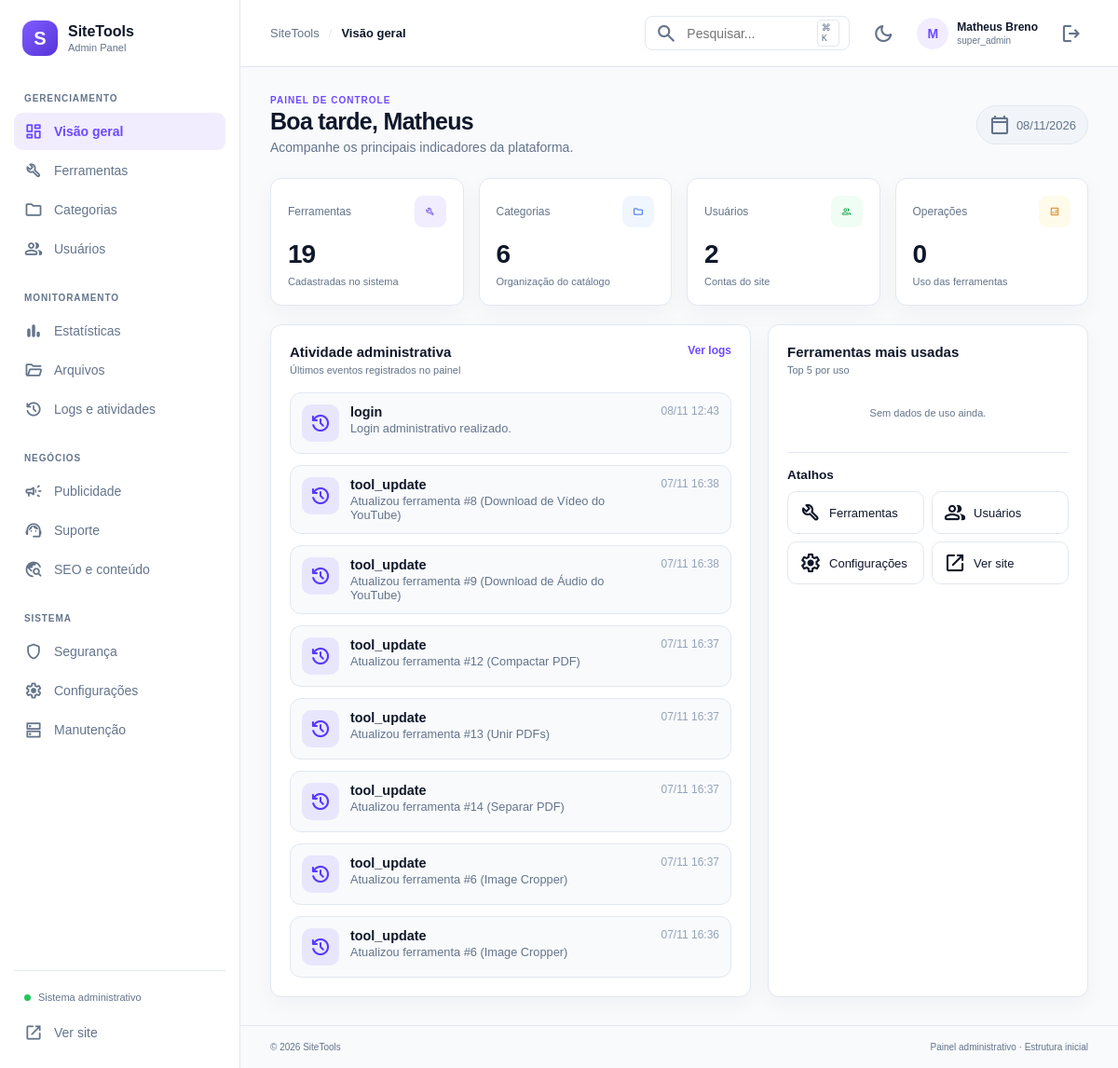
/admin/index.php (signed in), run on the app's committed database.
### tables this page shows
CREATE TABLE IF NOT EXISTS `admin_activity_logs` (
  `id` bigint UNSIGNED NOT NULL AUTO_INCREMENT,
  `admin_user_id` bigint UNSIGNED DEFAULT NULL,
  `action` varchar(100) NOT NULL,
  `description` varchar(500) DEFAULT NULL,
  `ip_address` varchar(45) DEFAULT NULL,
  `created_at` datetime NOT NULL DEFAULT CURRENT_TIMESTAMP,
  PRIMARY KEY (`id`),
  KEY `idx_admin_activity_created` (`created_at`),
  KEY `idx_admin_activity_user` (`admin_user_id`)
);

### admin/includes/helpers.php (called while the page is built, shortened)
<?php
function e(?string $value): string
{
    return htmlspecialchars($value ?? '', ENT_QUOTES | ENT_SUBSTITUTE, 'UTF-8');
}
function admin_url(string $path = ''): string
{
    return rtrim(BASE_URL, '/') . '/admin/' . ltrim($path, '/');
}

### admin/includes/auth.php (called while the page is built, shortened)
<?php
function current_admin(): array
{
    return $_SESSION['admin'] ?? [];
}

### admin/pages/dashboard.php (the view, shortened to what this page needs)
<?php
$stats = [
    'tools' => 0,
    'categories' => 0,
    'admins' => 0,
    'operations' => 0,
    'users' => 0,
];
$recent = [];
$topTools = [];
try {
    $pdo = db();
    $stats['tools'] = (int) $pdo->query('SELECT COUNT(*) FROM tools')->fetchColumn();
    try {
        $stats['categories'] = (int) $pdo->query('SELECT COUNT(*) FROM categories')->fetchColumn();
    } catch (Throwable) {
        $stats['categories'] = 0;
    }
    $stats['admins'] = (int) $pdo->query('SELECT COUNT(*) FROM admin_users')->fetchColumn();
    try {
        $stats['operations'] = (int) $pdo->query('SELECT COUNT(*) FROM tool_usage')->fetchColumn();
    } catch (Throwable) {
        $stats['operations'] = 0;
    }
    try {
        $stats['users'] = (int) $pdo->query('SELECT COUNT(*) FROM users')->fetchColumn();
    } catch (Throwable) {
        $stats['users'] = 0;
    }
    try {
        $recent = $pdo->query(
            'SELECT action, description, created_at FROM admin_activity_logs ORDER BY id DESC LIMIT 8'
        )->fetchAll();
    } catch (Throwable) {
        $recent = [];
    }
    try {
        $topTools = $pdo->query(
            'SELECT t.name, COUNT(u.id) AS total
             FROM tool_usage u
             INNER JOIN tools t ON t.id = u.tool_id
             GROUP BY t.id, t.name
             ORDER BY total DESC
             LIMIT 5'
        )->fetchAll();
    } catch (Throwable) {
        $topTools = [];
    }
} catch (Throwable $exception) {
    $dbError = true;
    error_log('[SiteTools dashboard] ' . $exception->getMessage());
}
$admin = current_admin();
$hour = (int) date('G');
$greeting = $hour < 12 ? 'Bom dia' : ($hour < 18 ? 'Boa tarde' : 'Boa noite');
?>
<div class="page-heading">
    <div>
        <p class="eyebrow">PAINEL DE CONTROLE</p>
        <h1><?= e($greeting) ?>, <?= e(explode(' ', $admin['name'] ?? 'Admin')[0]) ?></h1>
        <p class="muted">Acompanhe os principais indicadores da plataforma.</p>
    </div>
    <span class="date-chip">
        <span class="material-symbols-rounded">calendar_today</span>
        <?= date('d/m/Y') ?>
    </span>
</div>
<section class="stats-grid">
    <article class="stat-card">
        <div class="stat-top">
            <span>Ferramentas</span>
            <span class="stat-icon purple">build</span>
        </div>
        <strong><?= number_format($stats['tools'], 0, ',', '.') ?></strong>
        <small>Cadastradas no sistema</small>
    </article>
    <article class="stat-card">
        <div class="stat-top">
            <span>Categorias</span>
            <span class="stat-icon blue">folder</span>
        </div>
        <strong><?= number_format($stats['categories'], 0, ',', '.') ?></strong>
        <small>Organização do catálogo</small>
    </article>
    <article class="stat-card">
        <div class="stat-top">
            <span>Usuários</span>
            <span class="stat-icon green">group</span>
        </div>
        <strong><?= number_format($stats['users'], 0, ',', '.') ?></strong>
        <small>Contas do site</small>
    </article>
    <article class="stat-card">
        <div class="stat-top">
            <span>Operações</span>
            <span class="stat-icon orange">analytics</span>
        </div>
        <strong><?= number_format($stats['operations'], 0, ',', '.') ?></strong>
        <small>Uso das ferramentas</small>
    </article>
</section>
<section class="dashboard-grid">
    <article class="panel panel-large">
        <div class="panel-heading">
            <div>
                <h2>Atividade administrativa</h2>
                <p class="muted">Últimos eventos registrados no painel</p>
            </div>
            <a class="panel-link" href="<?= e(admin_url('index.php?page=logs')) ?>">Ver logs</a>
        </div>
        <?php if (!$recent): ?>
            <div class="empty-state">
                <span class="material-symbols-rounded">inbox</span>
                <p>Nenhuma atividade registrada ainda.</p>
            </div>
        <?php else: ?>
            <ul class="activity-list">
                <?php foreach ($recent as $row): ?>
                    <li>
                        <div class="activity-icon">
                            <span class="material-symbols-rounded">history</span>
                        </div>
                        <div class="activity-body">
                            <strong><?= e((string) ($row['action'] ?? '')) ?></strong>
                            <p><?= e((string) ($row['description'] ?? '')) ?></p>
                        </div>
                        <time datetime="<?= e((string) ($row['created_at'] ?? '')) ?>">
                            <?= e(isset($row['created_at']) ? date('d/m H:i', strtotime((string) $row['created_at'])) : '') ?>
                        </time>
                    </li>
                <?php endforeach; ?>
            </ul>
        <?php endif; ?>
    </article>
    <article class="panel">
        <div class="panel-heading">
            <div>
                <h2>Ferramentas mais usadas</h2>
                <p class="muted">Top 5 por uso</p>
            </div>
        </div>
        <?php if (!$topTools): ?>
            <div class="empty-state compact">
                <p>Sem dados de uso ainda.</p>
            </div>
        <?php endif; ?>
        <div class="quick-actions">
            <h3>Atalhos</h3>
            <div class="quick-actions__grid">
                <a href="<?= e(admin_url('index.php?page=tools')) ?>">
                    <span class="material-symbols-rounded">build</span> Ferramentas
                </a>
                <a href="<?= e(admin_url('index.php?page=users')) ?>">
                    <span class="material-symbols-rounded">group</span> Usuários
                </a>
                <a href="<?= e(admin_url('index.php?page=settings')) ?>">
                    <span class="material-symbols-rounded">settings</span> Configurações
                </a>
                <a href="<?= e(BASE_URL . '/') ?>" target="_blank" rel="noopener">
                    <span class="material-symbols-rounded">open_in_new</span> Ver site
                </a>
            </div>
        </div>
    </article>
</section>

### admin/assets/css/admin.css (style rules this page uses)
:root { --bg:#f8fafc;--surface:#fff;--surface-2:#f1f5f9;--text:#0f172a;--muted:#64748b;--border:#e2e8f0;--primary:#6d4aff;--primary-soft:#f1edff;--success:#16a34a;--warning:#d97706;--danger:#dc2626;--sidebar-width:258px;--shadow:0 8px 24px rgba(15,23,42,.04) }
* { box-sizing:border-box }
body { margin:0;background:var(--bg);color:var(--text);font-family:"DM Sans",Arial,sans-serif;font-size:14px }
a { color:inherit;text-decoration:none }
.material-symbols-rounded { font-variation-settings:"FILL" 0,"wght" 450,"GRAD" 0,"opsz" 24 }
.page-heading { display:flex;align-items:center;justify-content:space-between;margin-bottom:25px }
.page-heading h1 { font-size:25px;letter-spacing:-.7px;margin:3px 0 5px }
.eyebrow { font-size:10px;letter-spacing:.1em;font-weight:700;color:var(--primary);margin:0 }
.muted { color:var(--muted);margin:0 }
.date-chip { padding:9px 12px;background:var(--surface);border:1px solid var(--border);border-radius:8px;color:var(--muted);font-size:12px }
.stats-grid { display:grid;grid-template-columns:repeat(4,minmax(0,1fr));gap:16px;margin-bottom:20px }
.stat-card,.panel { background:var(--surface);border:1px solid var(--border);border-radius:12px;box-shadow:var(--shadow) }
.stat-card { padding:18px }
.stat-top { display:flex;align-items:center;justify-content:space-between;color:var(--muted);font-size:12px }
.stat-card>strong { display:block;font-size:28px;letter-spacing:-1px;margin:13px 0 4px }
.stat-card>small { font-size:11px;color:var(--muted) }
.stat-icon { font-family:"Material Symbols Rounded";width:34px;height:34px;display:grid;place-items:center;border-radius:9px }
.stat-icon.purple { color:#7654e8;background:#f1edff }
.stat-icon.blue { color:#2563eb;background:#eff6ff }
.stat-icon.green { color:#16a34a;background:#f0fdf4 }
.stat-icon.orange { color:#d97706;background:#fffbeb }
.dashboard-grid { display:grid;grid-template-columns:minmax(0,1.5fr) minmax(280px,1fr);gap:18px }
.panel { padding:20px }
.panel-heading { display:flex;justify-content:space-between;align-items:flex-start;margin-bottom:18px }
.panel-heading h2 { font-size:15px;margin:0 0 5px }
.panel-heading p { font-size:11px }
.panel-heading>a { color:var(--primary);font-size:12px;font-weight:600 }
.activity-list { display:grid }
.empty-state { text-align:center;padding:35px 15px;color:var(--muted) }
.empty-state p { font-size:11px;margin:0 }

### admin/assets/css/dashboard-extra.css (style rules this page uses)
.activity-list { list-style: none; margin: 0; padding: 0; display: grid; gap: 12px; }
.activity-list li { display: grid; grid-template-columns: 40px 1fr auto; gap: 12px; align-items: start; padding: 12px; border-radius: 12px; background: var(--admin-surface-2, #F8FAFC); border: 1px solid var(--admin-border, #E2E8F0); }
.activity-icon { display: grid; place-items: center; width: 40px; height: 40px; border-radius: 10px; background: rgb(89 56 255 / 10%); color: #5938FF; }
.activity-body strong { display: block; font-size: 0.9rem; }
.activity-body p { margin: 2px 0 0; font-size: 0.8rem; color: #64748B; }
.activity-list time { font-size: 0.75rem; color: #94A3B8; white-space: nowrap; }
.quick-actions { margin-top: 20px; padding-top: 16px; border-top: 1px solid var(--admin-border, #E2E8F0); }
.quick-actions h3 { margin: 0 0 10px; font-size: 0.85rem; }
.quick-actions__grid { display: grid; grid-template-columns: 1fr 1fr; gap: 8px; }
.quick-actions__grid a { display: flex; align-items: center; gap: 8px; padding: 10px 12px; border-radius: 10px; border: 1px solid var(--admin-border, #E2E8F0); text-decoration: none; color: inherit; font-size: 0.8125rem; font-weight: 500; }
.empty-state { text-align: center; padding: 32px 16px; color: #64748B; }
.empty-state.compact { padding: 16px; }
.date-chip { display: inline-flex; align-items: center; gap: 6px; padding: 8px 12px; border-radius: 999px; background: var(--admin-surface-2, #F1F5F9); font-size: 0.8125rem; font-weight: 500; }
.panel-link { font-size: 0.875rem; font-weight: 600; color: #5938FF; text-decoration: none; }

### data on the page
admin_activity_logs: action "login", description "Login administrativo realizado.", created_at "08/11 12:43"
admin_activity_logs: action "tool_update", description "Atualizou ferramenta #8 (Download de Vídeo do YouTube)", created_at "07/11 16:38"
admin_activity_logs: action "tool_update", description "Atualizou ferramenta #9 (Download de Áudio do YouTube)", created_at "07/11 16:38"
admin_activity_logs: action "tool_update", description "Atualizou ferramenta #12 (Compactar PDF)", created_at "07/11 16:37"
admin_activity_logs: action "tool_update", description "Atualizou ferramenta #13 (Unir PDFs)", created_at "07/11 16:37"
admin_activity_logs: action "tool_update", description "Atualizou ferramenta #14 (Separar PDF)", created_at "07/11 16:37"
admin_activity_logs: action "tool_update", description "Atualizou ferramenta #6 (Image Cropper)", created_at "07/11 16:37"
admin_activity_logs: action "tool_update", description "Atualizou ferramenta #6 (Image Cropper)", created_at "07/11 16:36"

### other printed values
$groupName "GERENCIAMENTO"
$label "Visão geral"
$label "Ferramentas"
$label "Categorias"
$label "Usuários"
$groupName "MONITORAMENTO"
$label "Estatísticas"
$label "Arquivos"
$label "Logs e atividades"
$groupName "NEGÓCIOS"
$label "Publicidade"
$label "Suporte"
$label "SEO e conteúdo"
$groupName "SISTEMA"
$label "Segurança"
